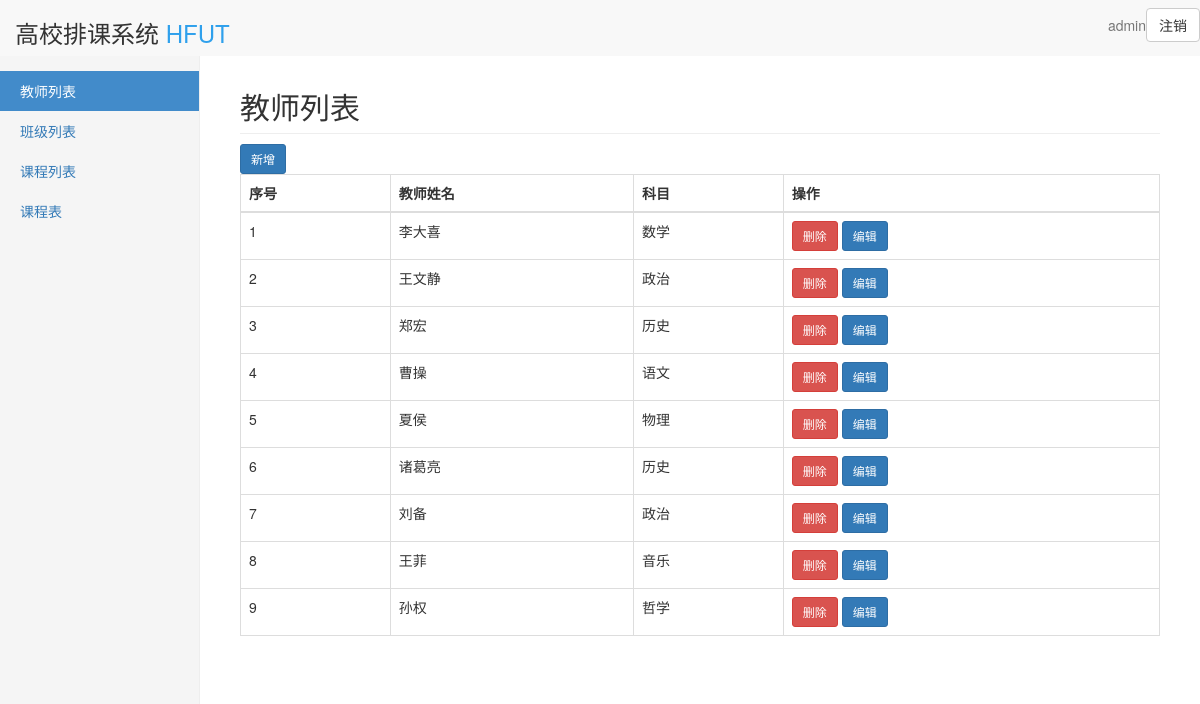
The page /teacher_list/ (signed in) on the database its author committed.
### app/models.py (models this page shows)
class teachers(models.Model):
    id=models.IntegerField(primary_key=True)
    name=models.CharField(max_length=32,null=False)
    subject=models.CharField(max_length=32,null=False)

### app/views.py (the view)
# urls.py: path('teacher_list/',teacher_list,name='teacher_list'),
@login_required(login_url='/login/')
def teacher_list(request):
    tea=teachers.objects.all().order_by('id')
    username = request.user
    return render(request,'manages.html',locals())

### templates/manages.html (shortened to what this page needs)
<!DOCTYPE html>
<html lang="en">
<head>
    <link rel="stylesheet" href="/static/css/bootstrap.min.css">
    <link rel="stylesheet" href="/static/css/dsb.css">
</head>
<body>
<nav class="navbar navbar-default navbar-fixed-top" >
    <div class="container-fluid">
        <div class="navbar-header">
                        <h3>高校排课系统 <span style="color: #2fa0ec">HFUT</span></h3>
        </div>
        <div id="navbar" class="navbar-collapse collapse">
            <a href="{% url 'logout' %}"><button type="button" class="btn btn-default navbar-btn navbar-right" href='{% url 'logout' %}'>注销</button></a>
            <ul class="nav navbar-nav navbar-right">
                <li><a href="#">{{ username }}</a></li>
            </ul>
        </div>
    </div>
</nav>
<div class="container-fluid">
    <div class="row">
        <div class="col-sm-3 col-md-2 sidebar">
            <ul class="nav nav-sidebar">
                {% block title %}
                <li class="active"><a href="{% url 'teacher_list' %}">教师列表</a></li>
                <li><a href="{% url 'class_list' %}">班级列表</a></li>
                <li><a href="{% url 'course_list' %}">课程列表</a></li>
                <li><a href="{% url 'schedule' %}">课程表</a></li>
                {% endblock %}
            </ul>
        </div>
        <div class="col-sm-9 col-sm-offset-3 col-md-10 col-md-offset-2 main">
            {% block class %}
            <h2 class="sub-header">教师列表</h2>
            <a class="btn btn-primary btn-sm" href="{% url 'teacher_add' %}">新增</a>
            {% endblock %}
            <div class="table-responsive">
                <table class="table table-bordered table-hover">
                {% block list %}
                    <thead>
                    <tr>
                        <th>序号</th>
                        <th>教师姓名</th>
                        <th>科目</th>
                        <th>操作</th>
                    </tr>
                    </thead>
                    <tbody>
                    {% for i in tea %}
                        <tr>
                            <td>{{ forloop.counter }}</td>
                            <td>{{ i.name }}</td>
                            <td>{{ i.subject }}</td>
                            <td>
                                <a class="btn btn-danger btn-sm" href="/teacher_del/?id={{ i.id }}">删除</a>
                                <a class="btn btn-primary btn-sm" href="/teacher_edit/?id={{ i.id }}">编辑</a>
                            </td>
                        </tr>
                    {% endfor %}
                    </tbody>
                {% endblock %}
                </table>
            </div>
        </div>
    </div>
</div>
</body>
</html>

### static/css/dsb.css (style rules this page uses)
body { padding-top: 50px; }
.sub-header { padding-bottom: 10px; border-bottom: 1px solid #eee; }
.navbar-fixed-top { border: 0; }
.sidebar { display: none; }
@media (min-width: 768px) { .sidebar { position: fixed; top: 51px; bottom: 0; left: 0; z-index: 1000; display: block; padding: 20px; overflow-x: hidden; overflow-y: auto; background-color: #f5f5f5; border-right: 1px solid #eee; } }
.nav-sidebar { margin-right: -21px; margin-bottom: 20px; margin-left: -20px; }
.nav-sidebar > li > a { padding-right: 20px; padding-left: 20px; }
.nav-sidebar > .active > a, .nav-sidebar > .active > a:hover, .nav-sidebar > .active > a:focus { color: #fff; background-color: #428bca; }
.main { padding: 20px; }
@media (min-width: 768px) { .main { padding-right: 40px; padding-left: 40px; } }

### rows shown on the page
teachers: name "李大喜", subject "数学"
teachers: name "王文静", subject "政治"
teachers: name "郑宏", subject "历史"
teachers: name "曹操", subject "语文"
teachers: name "夏侯", subject "物理"
teachers: name "诸葛亮", subject "历史"
teachers: name "刘备", subject "政治"
teachers: name "王菲", subject "音乐"
teachers: name "孙权", subject "哲学"

### other values the page prints
{{ username }} "admin"
